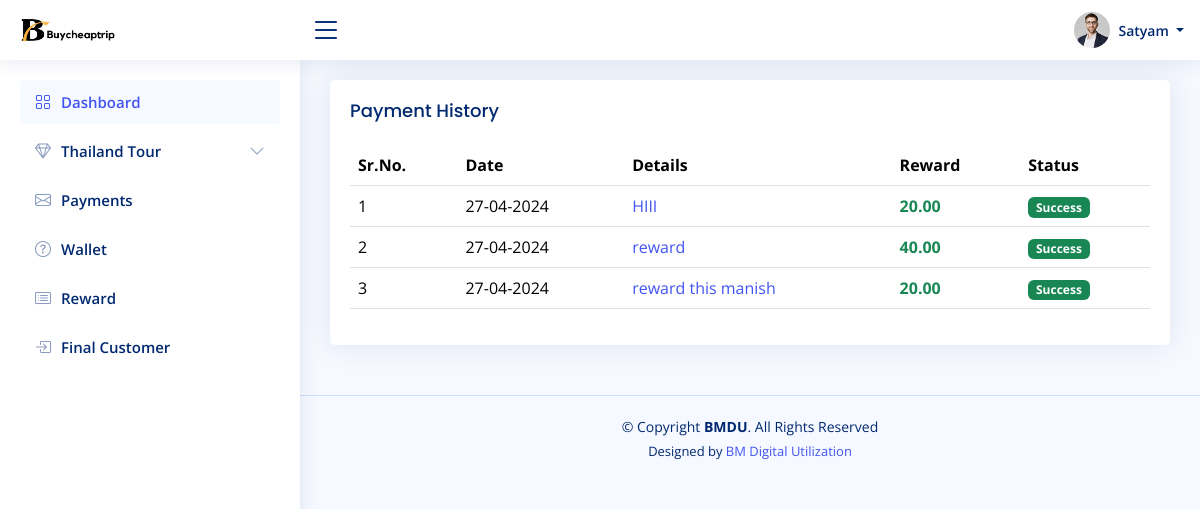
Screenshot of /users/reward.php (signed in) with the database file from the repository.
### tables this page shows
CREATE TABLE `transactions` (
  `id` int(11) NOT NULL,
  `wallet_id` int(11) NOT NULL,
  `type` enum('credit','debit','reward') NOT NULL,
  `amount` decimal(10,2) NOT NULL,
  `message` text DEFAULT NULL,
  `remaining_balance` decimal(10,2) NOT NULL,
  `timestamp` timestamp NOT NULL DEFAULT current_timestamp(),
  `status` enum('pending','success','cancel','') NOT NULL DEFAULT 'success',
  `transactions_id` varchar(20) NOT NULL
);

### users/reward.php (the view, shortened to what this page needs)
<?php
include "../connection.php";
?>
<?php include('header.php'); ?>
<?php include('sidebar.php'); ?>
<main id="main" class="main">
    <section class="section">
        <div class="row">
            <div class="col-lg-12">
                <div class="card">
                    <div class="card-body">
                        <h5 class="card-title">Payment History</h5>
                        <table class="table datatable">
                            <thead>
                                <tr>
                                    <th>Sr.No.</th>
                                    <th data-type="date" data-format="YYYY/DD/MM">Date</th>
                                    <th>Details</th>
                                    <th>Reward</th>
                                    <th>Status</th>
                                </tr>
                            </thead>
                            <tbody>
                                <?php
                                $a = 1;
                                $query = "SELECT * FROM `transactions`
                                JOIN `wallets` ON `transactions`.`wallet_id` = `wallets`.`id_wallet` where `user_id`='$_SESSION[userEmail]' ORDER BY `timestamp` DESC";
                                $res = mysqli_query($conn, $query);
                                while ($trans = mysqli_fetch_assoc($res)) {
                                    if($trans['type'] == 'reward'){
                                ?>
                                    <tr>
                                        <td><?php echo $a ?></td>
                                        <td><?php echo date('d-m-Y', strtotime($trans['timestamp'])); ?></td>
                                        <td> <a href=""><?php echo $trans['message'] ?></a></td>
                                        <?php if ($trans['type'] == 'credit' || $trans['type'] == 'reward') { ?>
                                        <td class="text-success"><b><?php echo $trans['amount'] ?></b></td>
                                        <?php }else{ ?>
                                            <td></td>
                                        <?php } ?>
                                        <td>
                                            <?php
                                            if ($trans['status'] == 'Pending') {
                                                echo "<span class='badge bg-warning'>Pending</span>";
                                            } elseif ($trans['status'] == 'success') {
                                                echo "<span class='badge bg-success'>Success</span>";
                                            } else {
                                                echo "<span class='badge bg-danger'>Failed</span>";
                                            }
                                             ?>
                                        </td>
                                    </tr>
                                <?php
                                    $a++;
                                        }
                                }
                                ?>
                            </tbody>
                        </table>
                    </div>
                </div>
            </div>
        </div>
    </section>
</main>
<?php include "footer.php"; ?>

### users/assets/css/style.css (style rules this page uses)
:root { scroll-behavior: smooth; }
body { font-family: "Open Sans", sans-serif; background: #f6f9ff; color: #444444; }
a { color: #4154f1; text-decoration: none; }
h1, h2, h3, h4, h5, h6 { font-family: "Nunito", sans-serif; }
#main { margin-top: 60px; padding: 20px 30px; transition: all 0.3s; }
.card { margin-bottom: 30px; border: none; border-radius: 5px; box-shadow: 0px 0 30px rgba(1, 41, 112, 0.1); }
.card-title { padding: 20px 0 15px 0; font-size: 18px; font-weight: 500; color: #012970; font-family: "Poppins", sans-serif; }
.card-body { padding: 0 20px 20px 20px; }
@media (min-width: 1200px) { #main, #footer { margin-left: 300px; } }

### rows the page displays
transactions: timestamp "27-04-2024", message "HIII", amount "20.00", status "Success"
transactions: timestamp "27-04-2024", message "reward", amount "40.00", status "Success"
transactions: timestamp "27-04-2024", message "reward this manish", amount "20.00", status "Success"

### other values shown
$_SESSION['name'] "Satyam"
